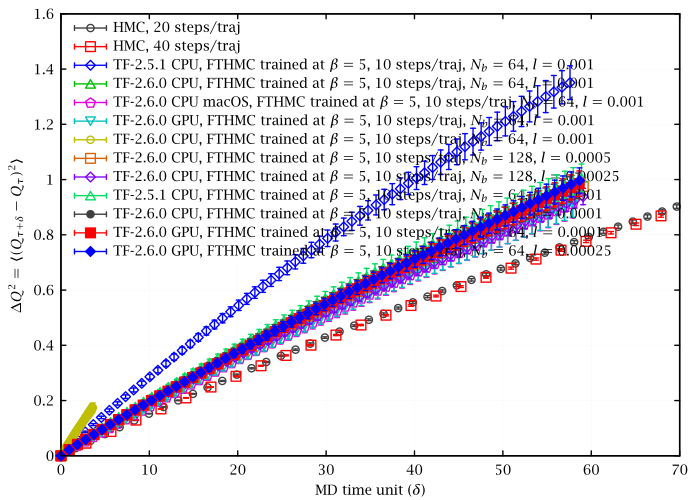

Source code (gnuplot):
set lmargin 9
set grid lc rgb '#f0f0f0'
set xlabel 'MD time unit ($\delta$)'
set ylabel '$\Delta Q^2 = \langle (Q_{\tau+\delta}-Q_\tau)^2 \rangle$'
set key left Left reverse
set xrange [0:70]
pf(f)="<sed -n '/^beta: 5$/,/^beta: /{/^BEGIN dQ2$/,/^END dQ2$/{/dQ2/d;p;};}' ../../u1_2d/stats/".f."_dq2_post_train"
plot\
	pf("t_hmc_2") u ($1*20*0.13025032951094404*0.636829):2:4 w e t 'HMC, 20 steps/traj',\
	pf("t_hmc_0") u ($1*40*0.083048177247344687*0.851581):2:4 w e t 'HMC, 40 steps/traj',\
	pf("t_force_b25_0") u ($1*10*0.1*0.914215):2:4 w e t 'TF-2.5.1 CPU, FTHMC trained at $\beta=5$, 10 steps/traj, $N_b=64$, $l=0.001$',\
	pf("t_force_b25_0.1") u ($1*10*0.1*0.917694):2:4 w e t 'TF-2.6.0 CPU, FTHMC trained at $\beta=5$, 10 steps/traj, $N_b=64$, $l=0.001$',\
	pf("t_force_b25_0.mac") u ($1*10*0.1*0.919098):2:4 w e t 'TF-2.6.0 CPU macOS, FTHMC trained at $\beta=5$, 10 steps/traj, $N_b=64$, $l=0.001$',\
	pf("t_force_b25_0.cuda") u ($1*10*0.1*0.918655):2:4 w e t 'TF-2.6.0 GPU, FTHMC trained at $\beta=5$, 10 steps/traj, $N_b=64$, $l=0.001$',\
	pf("t_force_b25_0s.cuda") u ($1*10*0.1*0.0571899):2:4 w e t 'TF-2.6.0 CPU, FTHMC trained at $\beta=5$, 10 steps/traj, $N_b=64$, $l=0.001$',\
	pf("t_force_b25_0s0") u ($1*10*0.1*0.937996):2:4 w e t 'TF-2.6.0 CPU, FTHMC trained at $\beta=5$, 10 steps/traj, $N_b=128$, $l=0.0005$',\
	pf("t_force_b25_0s1") u ($1*10*0.1*0.937752):2:4 w e t 'TF-2.6.0 CPU, FTHMC trained at $\beta=5$, 10 steps/traj, $N_b=128$, $l=0.00025$',\
	pf("t_force_b25_1") u ($1*10*0.1*0.934906):2:4 w e t 'TF-2.5.1 CPU, FTHMC trained at $\beta=5$, 10 steps/traj, $N_b=64$, $l=0.0001$',\
	pf("t_force_b25_1.1") u ($1*10*0.1*0.928802):2:4 w e t 'TF-2.6.0 CPU, FTHMC trained at $\beta=5$, 10 steps/traj, $N_b=64$, $l=0.0001$',\
	pf("t_force_b25_1.cuda") u ($1*10*0.1*0.930725):2:4 w e t 'TF-2.6.0 GPU, FTHMC trained at $\beta=5$, 10 steps/traj, $N_b=64$, $l=0.0001$',\
	pf("t_force_b25_1l.cuda") u ($1*10*0.1*0.931107):2:4 w e t 'TF-2.6.0 GPU, FTHMC trained at $\beta=5$, 10 steps/traj, $N_b=64$, $l=0.00025$'
